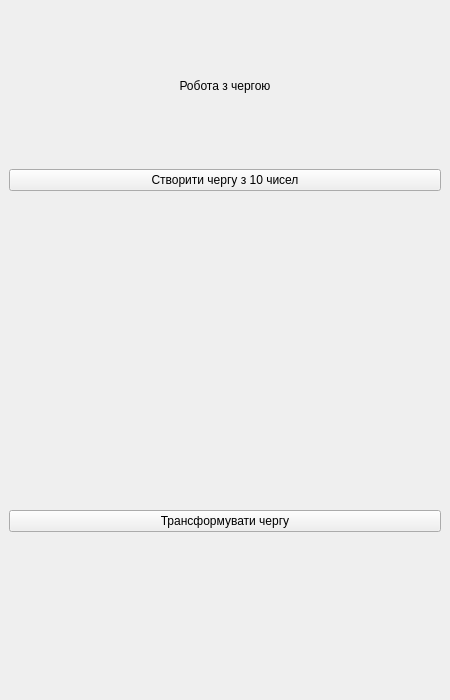
<?xml version="1.0" encoding="UTF-8"?>
<ui version="4.0">
 <class>MainWindow</class>
 <widget class="QMainWindow" name="MainWindow">
  <property name="geometry">
   <rect>
    <x>0</x>
    <y>0</y>
    <width>450</width>
    <height>700</height>
   </rect>
  </property>
  <property name="windowTitle">
   <string>MainWindow</string>
  </property>
  <widget class="QWidget" name="centralwidget">
   <layout class="QVBoxLayout" name="verticalLayout" stretch="1,1,2,1,1">
    <item>
     <widget class="QLabel" name="title">
      <property name="text">
       <string>Робота з чергою</string>
      </property>
      <property name="alignment">
       <set>Qt::AlignmentFlag::AlignCenter</set>
      </property>
     </widget>
    </item>
    <item>
     <widget class="QPushButton" name="pushButton_create_queue">
      <property name="text">
       <string>Створити чергу з 10 чисел</string>
      </property>
     </widget>
    </item>
    <item>
     <widget class="QLabel" name="label_queue_result">
      <property name="text">
       <string/>
      </property>
     </widget>
    </item>
    <item>
     <widget class="QPushButton" name="pushButton_process_queue">
      <property name="text">
       <string>Трансформувати чергу</string>
      </property>
     </widget>
    </item>
    <item>
     <widget class="QLabel" name="label_status">
      <property name="text">
       <string/>
      </property>
     </widget>
    </item>
   </layout>
  </widget>
 </widget>
 <resources/>
 <connections/>
</ui>
